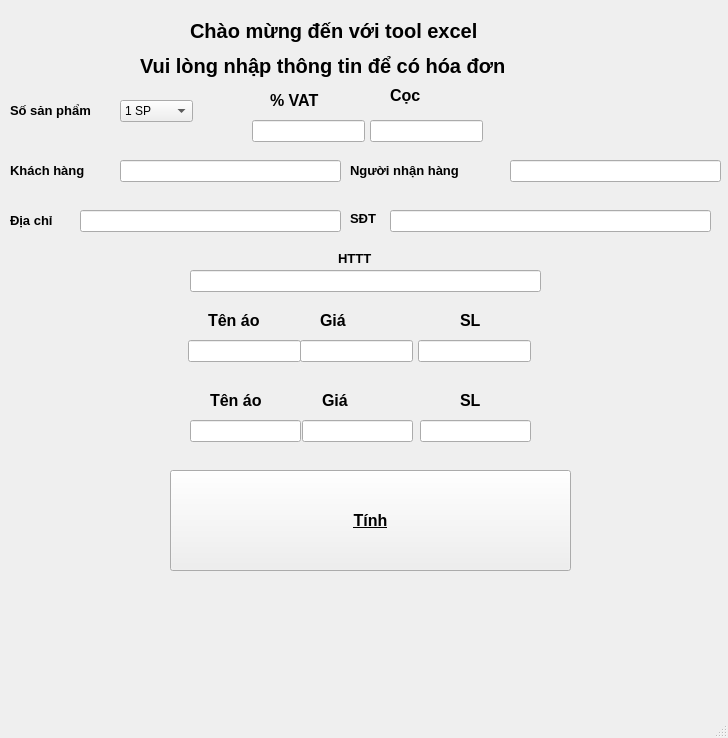
<?xml version="1.0" encoding="UTF-8"?>
<ui version="4.0">
 <class>MainWindow</class>
 <widget class="QMainWindow" name="MainWindow">
  <property name="geometry">
   <rect>
    <x>0</x>
    <y>0</y>
    <width>728</width>
    <height>738</height>
   </rect>
  </property>
  <property name="windowTitle">
   <string>Tool excel 2</string>
  </property>
  <property name="layoutDirection">
   <enum>Qt::LeftToRight</enum>
  </property>
  <widget class="QWidget" name="centralwidget">
   <widget class="QLabel" name="label">
    <property name="geometry">
     <rect>
      <x>190</x>
      <y>10</y>
      <width>371</width>
      <height>41</height>
     </rect>
    </property>
    <property name="font">
     <font>
      <pointsize>15</pointsize>
      <weight>75</weight>
      <bold>true</bold>
     </font>
    </property>
    <property name="text">
     <string>Chào mừng đến với tool excel</string>
    </property>
    <property name="textFormat">
     <enum>Qt::AutoText</enum>
    </property>
   </widget>
   <widget class="QLabel" name="label_2">
    <property name="geometry">
     <rect>
      <x>140</x>
      <y>50</y>
      <width>481</width>
      <height>31</height>
     </rect>
    </property>
    <property name="font">
     <font>
      <pointsize>15</pointsize>
      <weight>75</weight>
      <bold>true</bold>
     </font>
    </property>
    <property name="text">
     <string>Vui lòng nhập thông tin để có hóa đơn</string>
    </property>
   </widget>
   <widget class="QLabel" name="label_6">
    <property name="geometry">
     <rect>
      <x>270</x>
      <y>90</y>
      <width>71</width>
      <height>21</height>
     </rect>
    </property>
    <property name="font">
     <font>
      <pointsize>12</pointsize>
      <weight>75</weight>
      <bold>true</bold>
     </font>
    </property>
    <property name="text">
     <string>% VAT</string>
    </property>
   </widget>
   <widget class="QLineEdit" name="VAT">
    <property name="geometry">
     <rect>
      <x>252</x>
      <y>120</y>
      <width>113</width>
      <height>22</height>
     </rect>
    </property>
   </widget>
   <widget class="QPushButton" name="calcBtn">
    <property name="geometry">
     <rect>
      <x>170</x>
      <y>470</y>
      <width>401</width>
      <height>101</height>
     </rect>
    </property>
    <property name="font">
     <font>
      <pointsize>12</pointsize>
      <weight>75</weight>
      <bold>true</bold>
      <underline>true</underline>
     </font>
    </property>
    <property name="text">
     <string>Tính</string>
    </property>
   </widget>
   <widget class="QLabel" name="label_7">
    <property name="geometry">
     <rect>
      <x>208</x>
      <y>310</y>
      <width>71</width>
      <height>21</height>
     </rect>
    </property>
    <property name="font">
     <font>
      <pointsize>12</pointsize>
      <weight>75</weight>
      <bold>true</bold>
     </font>
    </property>
    <property name="text">
     <string>Tên áo</string>
    </property>
   </widget>
   <widget class="QLineEdit" name="TA">
    <property name="geometry">
     <rect>
      <x>188</x>
      <y>340</y>
      <width>113</width>
      <height>22</height>
     </rect>
    </property>
   </widget>
   <widget class="QLabel" name="label_3">
    <property name="geometry">
     <rect>
      <x>10</x>
      <y>160</y>
      <width>101</width>
      <height>21</height>
     </rect>
    </property>
    <property name="font">
     <font>
      <pointsize>10</pointsize>
      <weight>75</weight>
      <bold>true</bold>
     </font>
    </property>
    <property name="text">
     <string>Khách hàng</string>
    </property>
   </widget>
   <widget class="QLineEdit" name="KH">
    <property name="geometry">
     <rect>
      <x>120</x>
      <y>160</y>
      <width>221</width>
      <height>22</height>
     </rect>
    </property>
   </widget>
   <widget class="QLabel" name="label_4">
    <property name="geometry">
     <rect>
      <x>10</x>
      <y>210</y>
      <width>61</width>
      <height>21</height>
     </rect>
    </property>
    <property name="font">
     <font>
      <pointsize>10</pointsize>
      <weight>75</weight>
      <bold>true</bold>
     </font>
    </property>
    <property name="text">
     <string>Địa chỉ</string>
    </property>
   </widget>
   <widget class="QLineEdit" name="DC">
    <property name="geometry">
     <rect>
      <x>80</x>
      <y>210</y>
      <width>261</width>
      <height>22</height>
     </rect>
    </property>
   </widget>
   <widget class="QLineEdit" name="NNH">
    <property name="geometry">
     <rect>
      <x>510</x>
      <y>160</y>
      <width>211</width>
      <height>22</height>
     </rect>
    </property>
   </widget>
   <widget class="QLabel" name="label_9">
    <property name="geometry">
     <rect>
      <x>350</x>
      <y>160</y>
      <width>161</width>
      <height>21</height>
     </rect>
    </property>
    <property name="font">
     <font>
      <pointsize>10</pointsize>
      <weight>75</weight>
      <bold>true</bold>
     </font>
    </property>
    <property name="text">
     <string>Người nhận hàng</string>
    </property>
   </widget>
   <widget class="QLabel" name="label_10">
    <property name="geometry">
     <rect>
      <x>350</x>
      <y>210</y>
      <width>41</width>
      <height>16</height>
     </rect>
    </property>
    <property name="font">
     <font>
      <pointsize>10</pointsize>
      <weight>75</weight>
      <bold>true</bold>
     </font>
    </property>
    <property name="text">
     <string>SĐT</string>
    </property>
   </widget>
   <widget class="QLineEdit" name="SDT">
    <property name="geometry">
     <rect>
      <x>390</x>
      <y>210</y>
      <width>321</width>
      <height>22</height>
     </rect>
    </property>
   </widget>
   <widget class="QLabel" name="HTTT">
    <property name="geometry">
     <rect>
      <x>338</x>
      <y>250</y>
      <width>51</width>
      <height>16</height>
     </rect>
    </property>
    <property name="font">
     <font>
      <pointsize>10</pointsize>
      <weight>75</weight>
      <bold>true</bold>
     </font>
    </property>
    <property name="text">
     <string>HTTT</string>
    </property>
   </widget>
   <widget class="QLineEdit" name="lineEdit">
    <property name="geometry">
     <rect>
      <x>190</x>
      <y>270</y>
      <width>351</width>
      <height>22</height>
     </rect>
    </property>
   </widget>
   <widget class="QLineEdit" name="CC_2">
    <property name="geometry">
     <rect>
      <x>370</x>
      <y>120</y>
      <width>113</width>
      <height>22</height>
     </rect>
    </property>
   </widget>
   <widget class="QLabel" name="label_11">
    <property name="geometry">
     <rect>
      <x>390</x>
      <y>80</y>
      <width>41</width>
      <height>31</height>
     </rect>
    </property>
    <property name="font">
     <font>
      <pointsize>12</pointsize>
      <weight>75</weight>
      <bold>true</bold>
     </font>
    </property>
    <property name="text">
     <string>Cọc</string>
    </property>
   </widget>
   <widget class="QLabel" name="label_12">
    <property name="geometry">
     <rect>
      <x>210</x>
      <y>390</y>
      <width>71</width>
      <height>21</height>
     </rect>
    </property>
    <property name="font">
     <font>
      <pointsize>12</pointsize>
      <weight>75</weight>
      <bold>true</bold>
     </font>
    </property>
    <property name="text">
     <string>Tên áo</string>
    </property>
   </widget>
   <widget class="QLineEdit" name="TA_2">
    <property name="geometry">
     <rect>
      <x>190</x>
      <y>420</y>
      <width>111</width>
      <height>22</height>
     </rect>
    </property>
   </widget>
   <widget class="QLabel" name="label_13">
    <property name="geometry">
     <rect>
      <x>460</x>
      <y>390</y>
      <width>31</width>
      <height>21</height>
     </rect>
    </property>
    <property name="font">
     <font>
      <pointsize>12</pointsize>
      <weight>75</weight>
      <bold>true</bold>
     </font>
    </property>
    <property name="text">
     <string>SL</string>
    </property>
   </widget>
   <widget class="QLabel" name="label_8">
    <property name="geometry">
     <rect>
      <x>460</x>
      <y>310</y>
      <width>31</width>
      <height>21</height>
     </rect>
    </property>
    <property name="font">
     <font>
      <pointsize>12</pointsize>
      <weight>75</weight>
      <bold>true</bold>
     </font>
    </property>
    <property name="text">
     <string>SL</string>
    </property>
   </widget>
   <widget class="QLineEdit" name="SL">
    <property name="geometry">
     <rect>
      <x>418</x>
      <y>340</y>
      <width>113</width>
      <height>22</height>
     </rect>
    </property>
   </widget>
   <widget class="QLineEdit" name="SL_2">
    <property name="geometry">
     <rect>
      <x>420</x>
      <y>420</y>
      <width>111</width>
      <height>22</height>
     </rect>
    </property>
   </widget>
   <widget class="QLabel" name="label_14">
    <property name="geometry">
     <rect>
      <x>322</x>
      <y>390</y>
      <width>71</width>
      <height>21</height>
     </rect>
    </property>
    <property name="font">
     <font>
      <pointsize>12</pointsize>
      <weight>75</weight>
      <bold>true</bold>
     </font>
    </property>
    <property name="text">
     <string>Giá</string>
    </property>
   </widget>
   <widget class="QLineEdit" name="TA_3">
    <property name="geometry">
     <rect>
      <x>302</x>
      <y>420</y>
      <width>111</width>
      <height>22</height>
     </rect>
    </property>
   </widget>
   <widget class="QLabel" name="label_15">
    <property name="geometry">
     <rect>
      <x>320</x>
      <y>310</y>
      <width>71</width>
      <height>21</height>
     </rect>
    </property>
    <property name="font">
     <font>
      <pointsize>12</pointsize>
      <weight>75</weight>
      <bold>true</bold>
     </font>
    </property>
    <property name="text">
     <string>Giá</string>
    </property>
   </widget>
   <widget class="QLineEdit" name="TA_4">
    <property name="geometry">
     <rect>
      <x>300</x>
      <y>340</y>
      <width>113</width>
      <height>22</height>
     </rect>
    </property>
   </widget>
   <widget class="QLabel" name="label_5">
    <property name="geometry">
     <rect>
      <x>10</x>
      <y>100</y>
      <width>111</width>
      <height>21</height>
     </rect>
    </property>
    <property name="font">
     <font>
      <pointsize>10</pointsize>
      <weight>75</weight>
      <bold>true</bold>
     </font>
    </property>
    <property name="text">
     <string>Số sản phẩm</string>
    </property>
   </widget>
   <widget class="QComboBox" name="comboBox">
    <property name="geometry">
     <rect>
      <x>120</x>
      <y>100</y>
      <width>73</width>
      <height>22</height>
     </rect>
    </property>
    <item>
     <property name="text">
      <string>1 SP</string>
     </property>
    </item>
    <item>
     <property name="text">
      <string>2 SP</string>
     </property>
    </item>
   </widget>
  </widget>
  <widget class="QMenuBar" name="menubar">
   <property name="geometry">
    <rect>
     <x>0</x>
     <y>0</y>
     <width>728</width>
     <height>26</height>
    </rect>
   </property>
  </widget>
  <widget class="QStatusBar" name="statusbar"/>
 </widget>
 <resources/>
 <connections/>
</ui>
